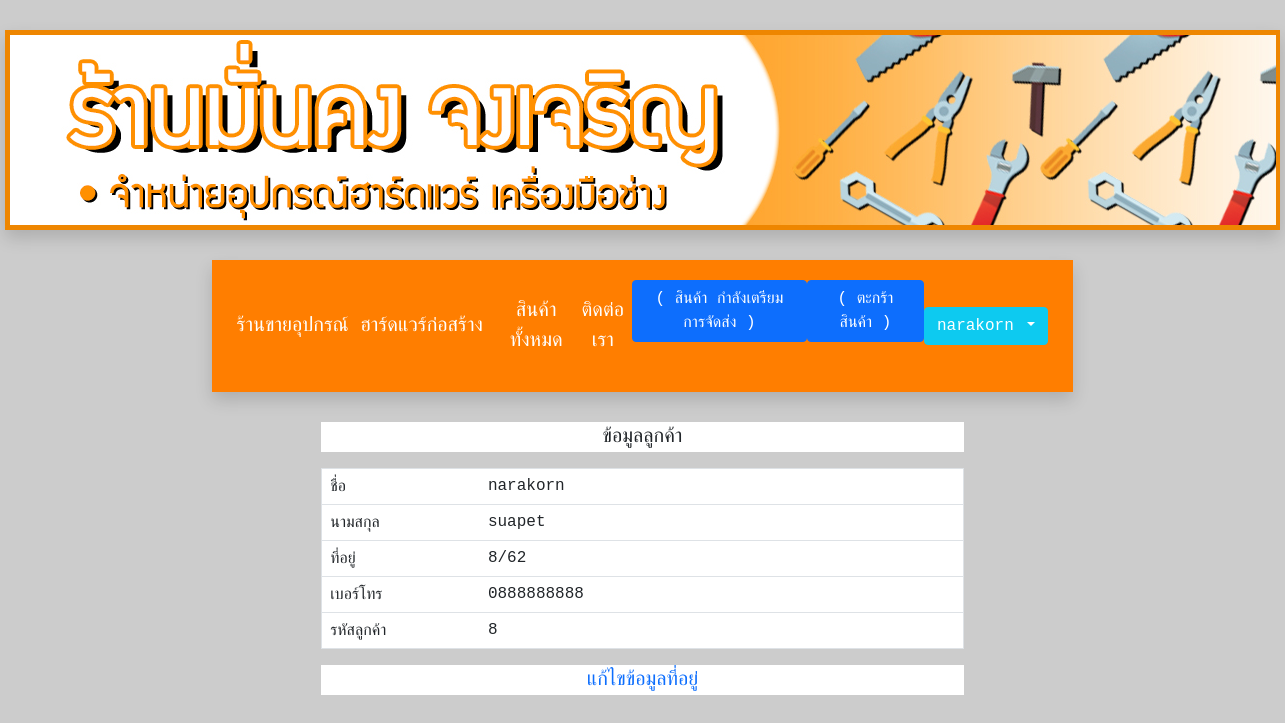
/TestCodeFinalProject/c_customer_detail.php (signed in), run on the app's committed database.
### tables this page shows
CREATE TABLE `customer` (
  `cusID` int(10) NOT NULL,
  `username` varchar(255) NOT NULL,
  `password` varchar(255) NOT NULL,
  `name` varchar(255) NOT NULL,
  `surname` varchar(255) NOT NULL,
  `tel` varchar(10) NOT NULL,
  `address` varchar(255) NOT NULL
);

### TestCodeFinalProject/c_customer_detail.php (the view, shortened to what this page needs)
<?php require("bootstrapscrip.php");   ?>
<?php require("c_cusheader.php");   ?>
<?php
$id=$_SESSION['cusID'];
$strSQL2 = "SELECT * FROM customer WHERE cusID = $id ";
$objQuery2 = mysqli_query($check, $strSQL2) or die(mysql_error());
$objResult2 = mysqli_fetch_array($objQuery2)
?>
<center>
<div style="width:50%">
<br> <p style="background-color: #FFFFFF;">ข้อมูลลูกค้า</p>
<table width="304" border="1" class="table table-strip" style="background-color: #FFFFFF;">
    <tr>
      <td width="71">ชื่อ</td>
      <td width="217"><input type="hidden" name="txtname" value="<?php echo $objResult2["name"]; ?>" ><?php echo $objResult2["name"]; ?></td>
    </tr>
    <tr>
      <td width="71">นามสกุล</td>
      <td width="217"><input type="hidden" name="txtsurname" value="<?php echo $objResult2["surname"]; ?>"><?php echo $objResult2["surname"]; ?></td>
    </tr>
    <tr>
      <td>ที่อยู่</td>
      <td><?php echo $objResult2["address"]; ?></td>
    </tr>
    <tr>
      <td>เบอร์โทร</td>
      <td><input type="hidden" name="txttel" value="<?php echo $objResult2["tel"]; ?>"><?php echo $objResult2["tel"]; ?></td>
    </tr>
    <tr>
      <td>รหัสลูกค้า</td>
      <td><input type="hidden" name="txtcusID" value="<?php echo $objResult2["cusID"]; ?>"><?php echo $objResult2["cusID"]; ?></td>
    </tr>
  </table>
  <p style="background-color: #FFFFFF;"><a href="c_customer_upddetail.php">แก้ไขข้อมูลที่อยู่</a></p>
</div>

### TestCodeFinalProject/c_cusheader.php (style rules this page uses)
A { text-decoration:none }

### data on the page
customer: name "narakorn", surname "suapet", address "8/62", tel "0888888888", cusID "8"

### other printed values
$_SESSION['username'] "narakorn"
